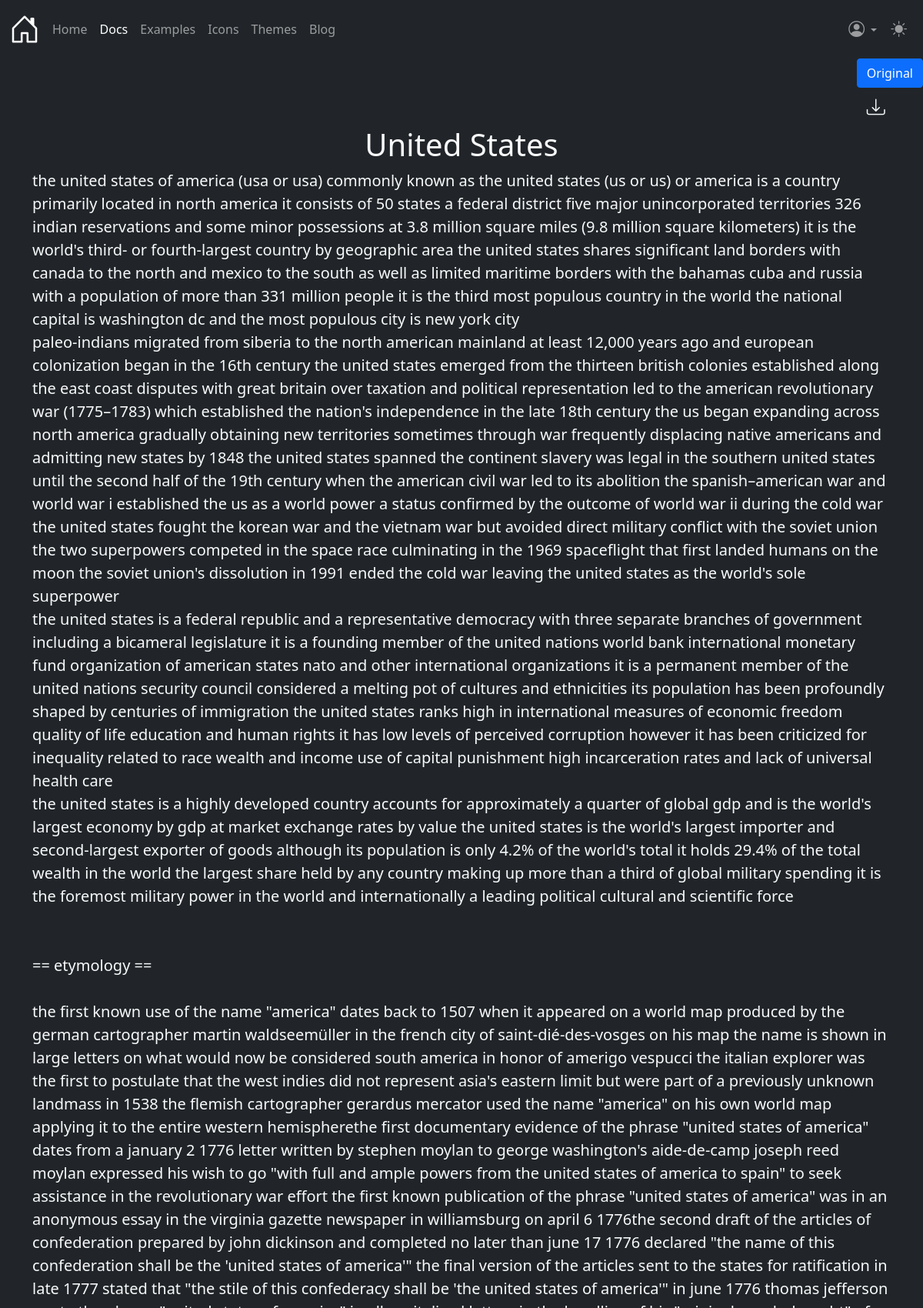
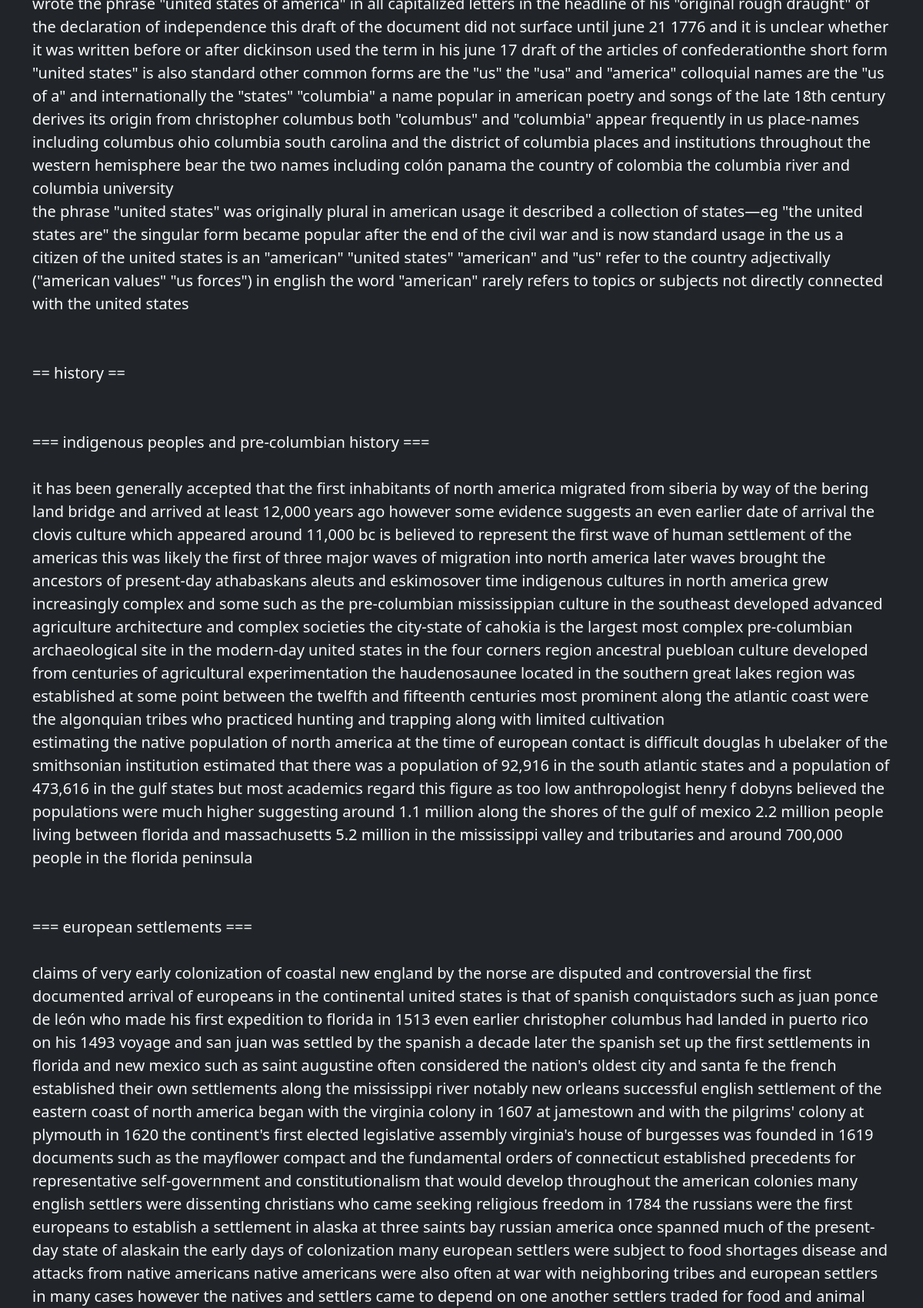
/handwriting/article/db/get/5 (signed in, upper part), run on the app's committed database (2 pictures, top to bottom).
### wikipedia_converter/models.py (models this page shows, shortened)
class Article(models.Model):
    content = models.CharField(max_length=9999999999)
    link = models.CharField(max_length=500)
    title = models.CharField(max_length=500)

### wikipedia_converter/views.py (the view, shortened to what this page needs)
# urls.py: path('article/db/get/<int:pk>', views.get_article_from_db, name="getArticleFromDb"),
@gzip_page
def get_article_from_db(request, pk):
    try:
        article1 = FullArticle.objects.get(pk=pk)
    except FullArticle.DoesNotExist as e:
        template = loader.get_template('wikipedia_converter/not_available.html')
        context = {
            'error_message': 'This article does not exist on our database.',
            'error_header': 'Article not found!',
            'search_request': "not+found"
        }
        return HttpResponse(template.render(context, request))
    if article1.user == request.user:
        template = loader.get_template('wikipedia_converter/article.html')
        context = {
            'article': article1.original_page,
            'article_text_formatted': article1.formatted_page.content
        }
        return HttpResponse(template.render(context, request))

### wikipedia_converter/templates/wikipedia_converter/article.html (shortened to what this page needs)
{% extends 'wikipedia_converter/base.html' %}
{% load static %}
{% block stylesheets %}
    {{ block.super }}
    <link rel="stylesheet" href="{% static 'wikipedia_converter/css/article.css' %}">
{% endblock stylesheets %}
{% block content %}
    <ul class="navbar-nav mr-sm-2 navbar-right">
        <li class="nav-item my-2 my-sm-0">
            <button class="btn btn-primary navbar-right"
                    id="textSwitcher"
                    data-bs-toggle="tooltip"
                    data-bs-placement="bottom"
                    title="Show Original"
                    aria-label="Switch text types">Original</button>
        </li>
        <li class="nav-item my-2 my-sm-0">
            <form method="POST" id="navbar-form" action="
            {% if request.user.is_authenticated %}
                {% url 'wikipedia_converter:saveArticle' %}
            {% else %}
                {% url 'login' %}
            {% endif %}"
                  class="navbar-right">
                <button id="downloadButton"
                        class="btn bg-dark text-light"
                        value="{{ article.title }}"
                        name="title"
                        data-bs-toggle="tooltip"
                        data-bs-placement="bottom"
                        title="Save Article"
                        aria-label="Download article">
                    <i class="bi-download" style="font-size: 150%;"></i>
                </button>
            </form>
    </ul>
    <div class="container">
        <h1 class="text-center">{{ article.title }}</h1>
        <p class="text-lowercase" id="article">
            {{ article_text_formatted|linebreaksbr }}
        </p>
    </div>
{% endblock content %}

### wikipedia_converter/static/wikipedia_converter/css/navbar.css (style rules this page uses)
body { display: flex; flex-direction: column; min-height: 100vh; }
.navbar-right { margin-left: auto; }

### wikipedia_converter/static/wikipedia_converter/css/article.css (style rules this page uses)
#article { font-size: 20px; }

### data on the page
Article: title "United States"
Article: content "the united states of america (usa or usa) commonly known as the united states (us or us) or america is a country primarily located in north america it consists of 50 states a federal district five major unincorporated territories 326 indian reservations and some minor possessions at 3.8 million square miles (9.8 million square kilometers) it is the world's third- or fourth-largest country by geographic area the united states shares significant land borders with canada to the north and mexico to the south as well as limited maritime borders with the bahamas cuba and russia with a population of more than 331 million people it is the third most populous country in the world the national…"
